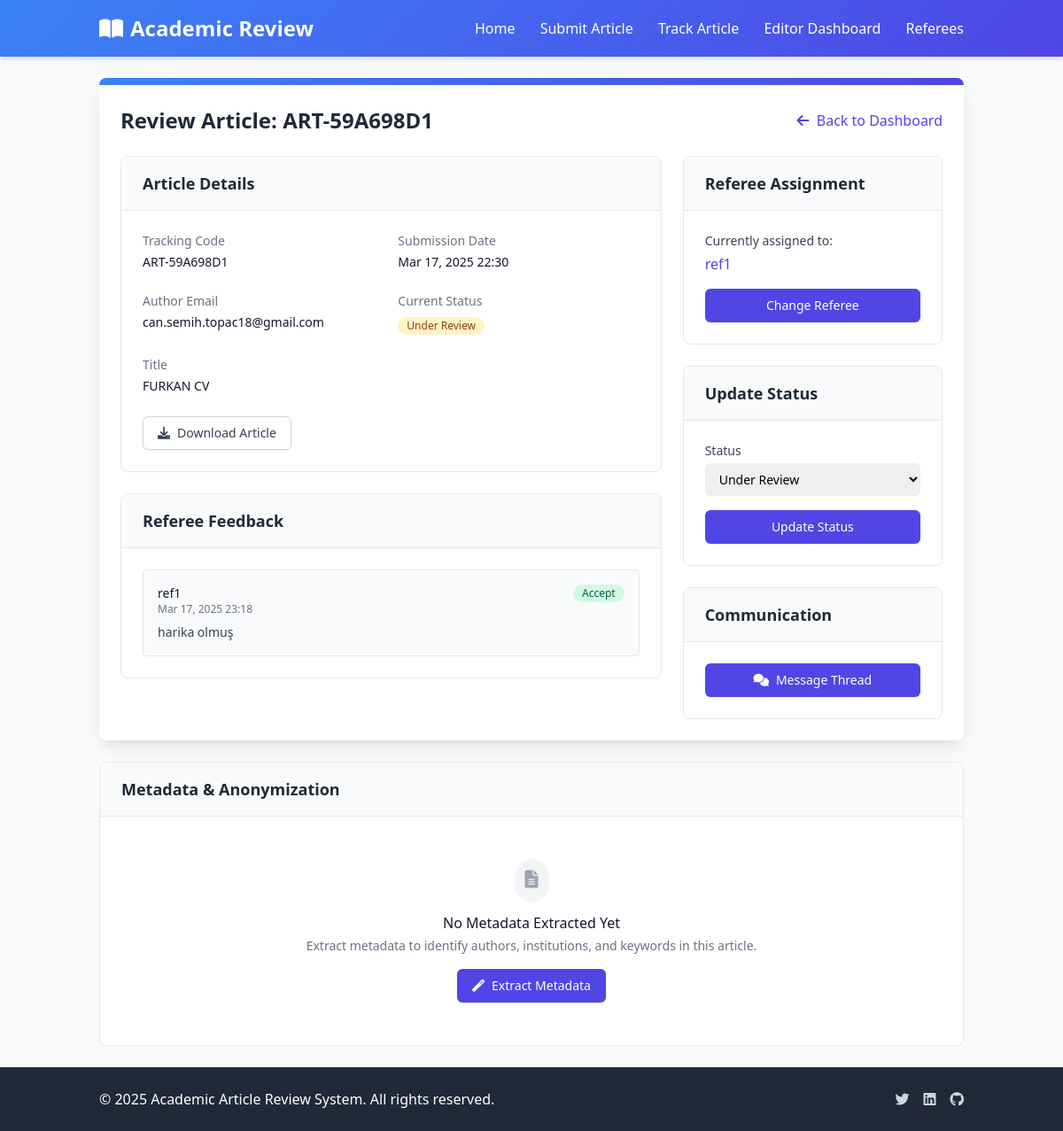
/editor/review/3/, run on an earlier commit of the app's database.
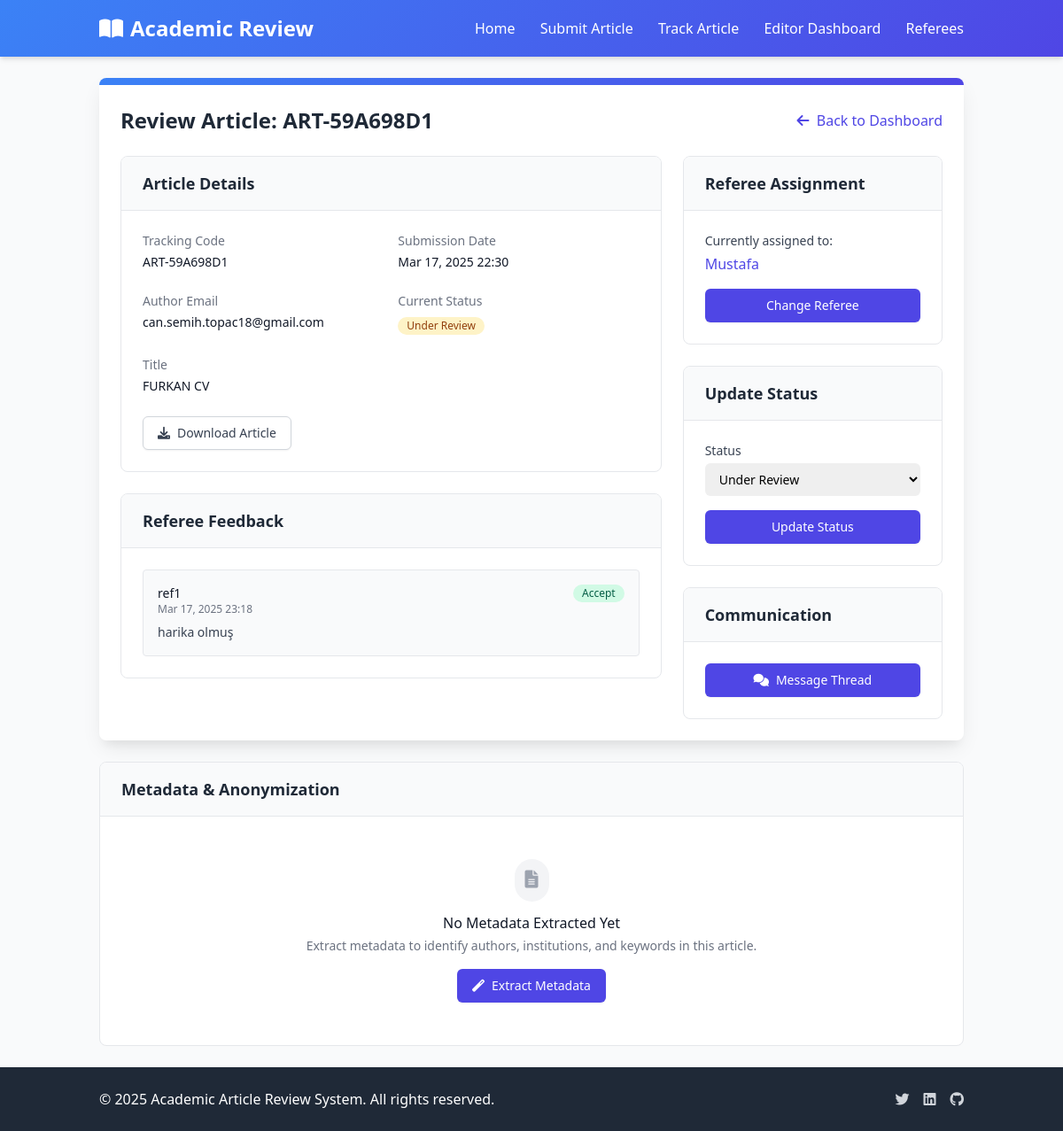
And on a later commit of the database.
### articles/models.py (models this page shows, shortened)
class Referee(models.Model):
    user = models.OneToOneField(User, on_delete=models.CASCADE)
    specialization = models.CharField(max_length=255, blank=True, help_text="Referee's area of expertise (e.g., Machine Learning, Data Science)")

### articles/views.py (the view, shortened to what this page needs)
# urls.py: path('editor/review/<int:article_id>/', views.editor_review, name='editor_review'),
def editor_review(request, article_id):
    article = get_object_or_404(Article, id=article_id)
    all_referees = Referee.objects.all()
    assigned_referee = article.referee
    feedback = ArticleFeedback.objects.filter(article=article)
    return render(request, 'articles/editor/review.html', {
        'article': article,
        'all_referees': all_referees,
        'assigned_referee': assigned_referee,
        'feedback': feedback
    })

### templates/articles/editor/review.html (shortened to what the changed rows need)
{% extends 'articles/base.html' %}
{% block content %}
<div class="max-w-6xl mx-auto">
    <div class="bg-white rounded-lg shadow-card overflow-hidden">
        <div class="p-6">
            <div class="flex justify-between items-center mb-6">
                <h1 class="text-2xl font-bold text-gray-800">Review Article: {{ article.tracking_code }}</h1>
            </div>
            <div class="grid grid-cols-1 md:grid-cols-3 gap-6">
                <div class="md:col-span-2">
                    <div class="bg-white rounded-lg border border-gray-200 overflow-hidden">
                        <div class="px-6 py-4 border-b border-gray-200 bg-gray-50">
                            <h2 class="text-lg font-semibold text-gray-800">Article Details</h2>
                        </div>
                    </div>
                    <div class="mt-6 bg-white rounded-lg border border-gray-200 overflow-hidden">
                        <div class="px-6 py-4 border-b border-gray-200 bg-gray-50">
                            <h2 class="text-lg font-semibold text-gray-800">Referee Feedback</h2>
                        </div>
                    </div>
                </div>
                <div>
                    <div class="bg-white rounded-lg border border-gray-200 overflow-hidden">
                        <div class="px-6 py-4 border-b border-gray-200 bg-gray-50">
                            <h2 class="text-lg font-semibold text-gray-800">Referee Assignment</h2>
                        </div>
                        <div class="p-6">
                            {% if assigned_referee %}
                            <div class="mb-4">
                                <p class="text-sm text-gray-700">Currently assigned to:</p>
                                <p class="mt-1 font-medium text-indigo-600">{{ assigned_referee.user.username }}</p>
                            </div>
                            {% else %}
                            <div class="mb-4">
                                <p class="text-sm text-gray-700">No referee currently assigned</p>
                            </div>
                            {% endif %}
                        </div>
                    </div>
                    <div class="mt-6 bg-white rounded-lg border border-gray-200 overflow-hidden">
                        <div class="px-6 py-4 border-b border-gray-200 bg-gray-50">
                            <h2 class="text-lg font-semibold text-gray-800">Update Status</h2>
                        </div>
                    </div>
                    <div class="mt-6 bg-white rounded-lg border border-gray-200 overflow-hidden">
                        <div class="px-6 py-4 border-b border-gray-200 bg-gray-50">
                            <h2 class="text-lg font-semibold text-gray-800">Communication</h2>
                        </div>
                    </div>
                </div>
            </div>
        </div>
    </div>
</div>
<div class="mt-6 bg-white rounded-lg border border-gray-200 overflow-hidden">
    <div class="px-6 py-4 border-b border-gray-200 bg-gray-50">
        <h2 class="text-lg font-semibold text-gray-800">Metadata & Anonymization</h2>
    </div>
</div>
{% endblock %}

What changed in the data, as far as the page shows it:
no longer on this page (row edited): Referee: user.username "ref1"
added Referee: user.username "Mustafa"
